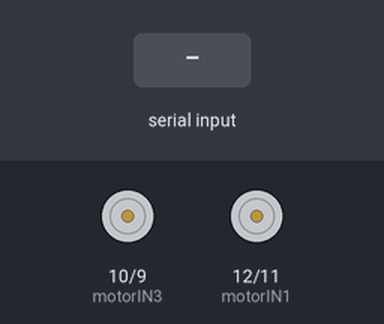
Bench run of a sketch on a simulated Arduino Uno, built with avr-gcc and run on an emulated ATmega328P. Parts: motor-driver pin pairs drawn as motors (green arrow = first pin HIGH = forward, orange = second pin HIGH = backward, longer = more drive). Inputs (shaded band) come from the test bench.

Above: at 1.2 s.
1.3 s: "f" received over Serial
At 1.9 s:
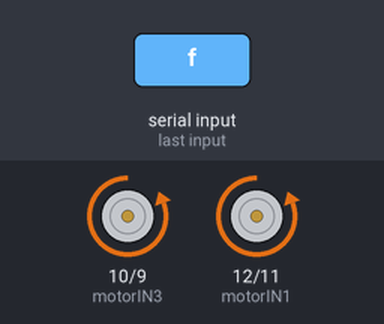
2.8 s: "b" received over Serial
At 4.0 s:
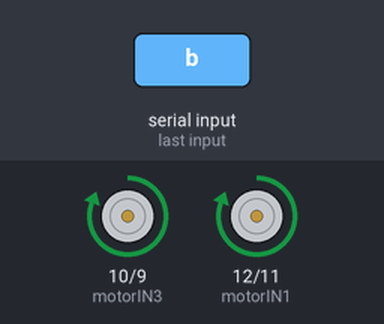
4.3 s: "l" received over Serial
At 5.3 s:
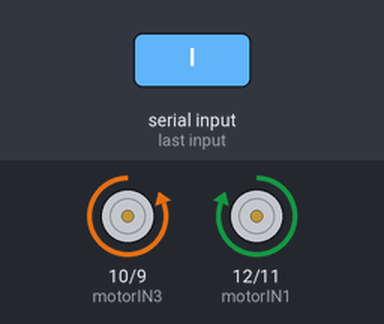
5.8 s: "r" received over Serial
At 6.5 s:
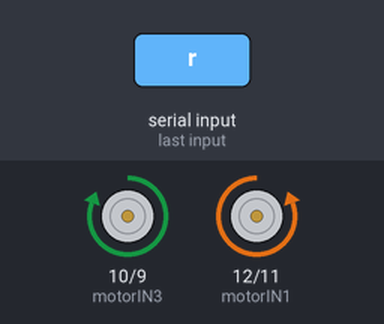
7.3 s: "1" received over Serial
At 7.6 s:
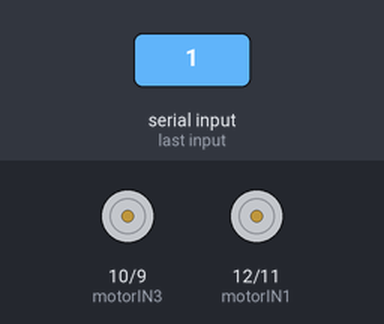
Timing chart, 0 to 9.8 s (numbered marks = the images above; inputs shaded):
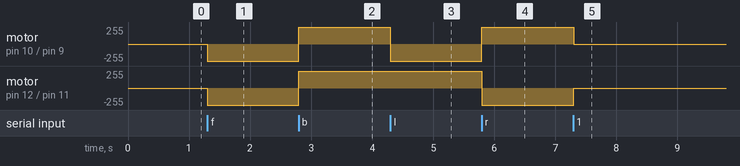

Measured:
- after the input at 1.3 s, motor on pin 10 (motorIN3) / pin 9 (motorIN4), motor on pin 12 (motorIN1) / pin 11 (motorIN2): stopped → backward 255/255 at once
- after the input at 2.8 s, motor on pin 10 (motorIN3) / pin 9 (motorIN4), motor on pin 12 (motorIN1) / pin 11 (motorIN2): backward 255/255 → forward 255/255 at once
- after the input at 4.3 s, motor on pin 10 (motorIN3) / pin 9 (motorIN4): forward 255/255 → backward 255/255 at once
- after the input at 5.8 s, motor on pin 10 (motorIN3) / pin 9 (motorIN4): backward 255/255 → forward 255/255 at once; motor on pin 12 (motorIN1) / pin 11 (motorIN2): forward 255/255 → backward 255/255 at once
- after the input at 7.3 s, motor on pin 10 (motorIN3) / pin 9 (motorIN4): forward 255/255 → stopped at once; motor on pin 12 (motorIN1) / pin 11 (motorIN2): backward 255/255 → stopped at once

The sketch:

arduino_car.ino
```cpp
int motorIN1 = 12;
int motorIN2 = 11;
int motorIN3 = 10;
int motorIN4 = 9;

char State;


void setup() {
  pinMode (motorIN1, OUTPUT);
  pinMode (motorIN2, OUTPUT);
  pinMode (motorIN3, OUTPUT);
  pinMode (motorIN4, OUTPUT);
  Serial.begin(9600);
}

void loop() {
  if(Serial.available() > 0)
  {
    State = Serial.read();
  }
  if(State == 'f') //forward
  {
    digitalWrite(motorIN1, LOW);
    digitalWrite(motorIN2, HIGH);
    digitalWrite(motorIN3, LOW);
    digitalWrite(motorIN4, HIGH);
  }
  else if(State == 'b') //backward
  {
    digitalWrite(motorIN1, HIGH);
    digitalWrite(motorIN2, LOW);
    digitalWrite(motorIN3, HIGH);
    digitalWrite(motorIN4, LOW);
  }
  else if(State == 'l') //turn left
  {
    digitalWrite(motorIN1, HIGH);
    digitalWrite(motorIN2, LOW);
    digitalWrite(motorIN3, LOW);
    digitalWrite(motorIN4, HIGH);
  }
  else if(State == 'r') //turn right
  {
    digitalWrite(motorIN1, LOW);
    digitalWrite(motorIN2, HIGH);
    digitalWrite(motorIN3, HIGH);
    digitalWrite(motorIN4, LOW);
  }
  else
  {
    digitalWrite(motorIN1, LOW);
    digitalWrite(motorIN2, LOW);
    digitalWrite(motorIN3, LOW);
    digitalWrite(motorIN4, LOW);
  }


}
```
